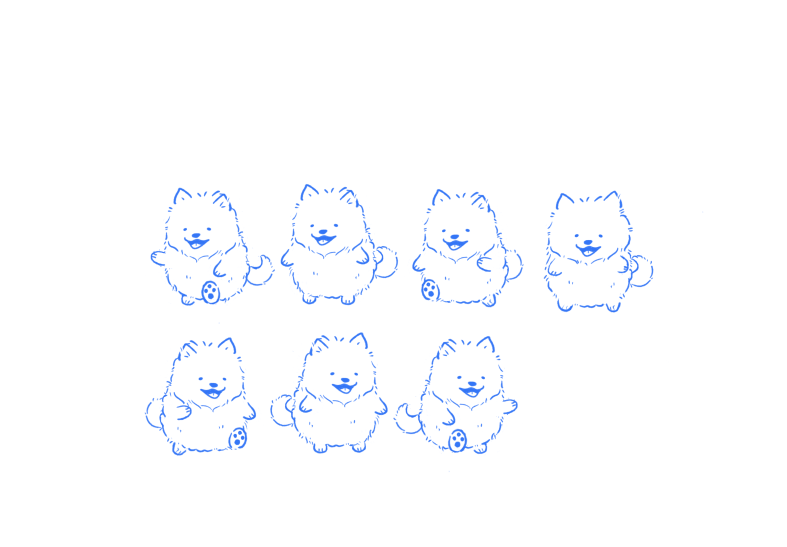
#> input picture characters/Sammy/34_View_Sammy.png, 2360 x 1640 px, found by its file name (shown at 1/3 size)
$ python sammy-village.py ../Sammy/34_View_Sammy.png ../Sammy/Idle_Sammy_1.png
#> lines starting #> are read from the running program, lines starting #| are printed output that depends on the picture; after the words box and inside, x2 and y2 are one past the last pixel; in counts of white or black regions, pixels touching at a corner belong together
# Village sheet for Sammy: 3/4 walk left (3 frames), walk right (3), then the 3 front idle smiles.
import sys
from PIL import Image
import numpy as np
from scipy import ndimage as nd
src, out = sys.argv[1], sys.argv[2]
INK = np.array([50,120,240])
load = lambda f: np.array(Image.open(f'{src}/{f}').convert('RGB')).astype(float)
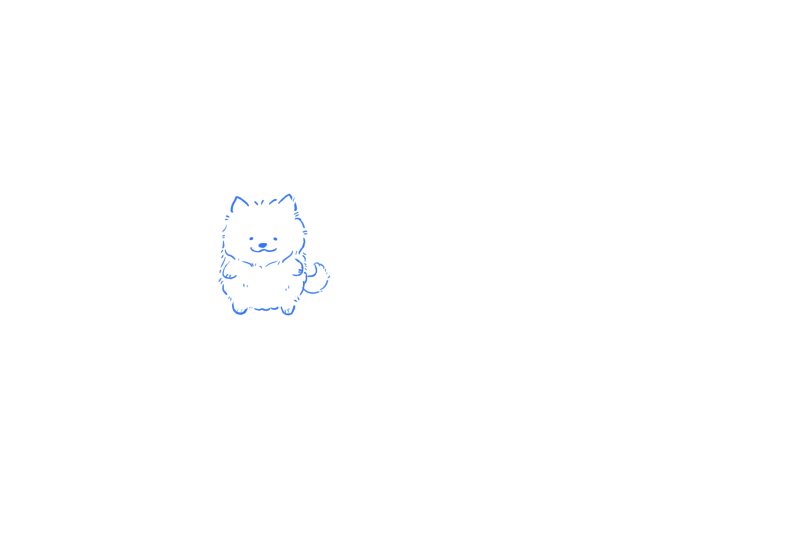
#> input picture characters/Sammy/Idle_Sammy_1.png, 2360 x 1640 px, found by its file name (shown at 1/3 size)
#> in tight, `ink = 765 - a.sum(-1) > 60`:
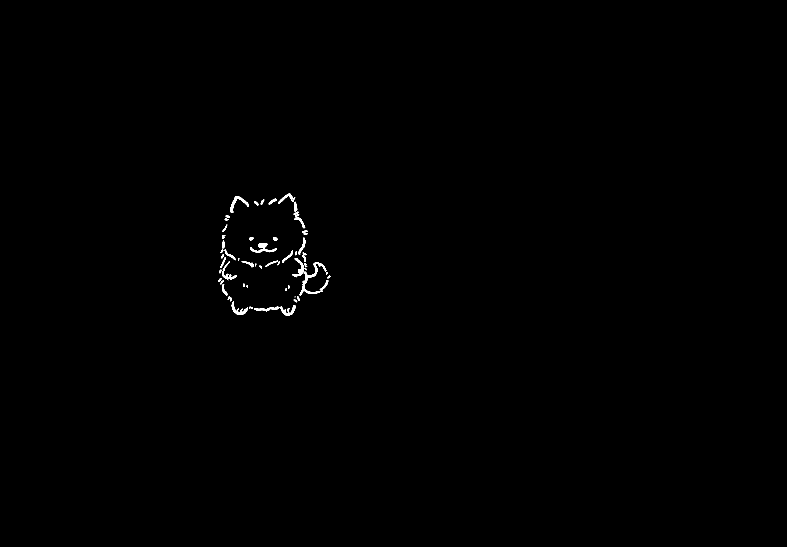
#> ink: shape (1640, 2360) bool (shown at 1/3 size); 0.27% white; 69 white regions (6 under 20 px), largest, box (x1, y1, x2, y2) and area: (899, 786, 974, 887) 1290, (691, 588, 747, 638) 689, (876, 774, 911, 829) 593
#> in tight, `ys, xs = np.nonzero(ink)`: ys = 10515 values from 581 to 946; xs = 10515 values, max 990 at index 7003, min 655 at index 7454, mean 813.7
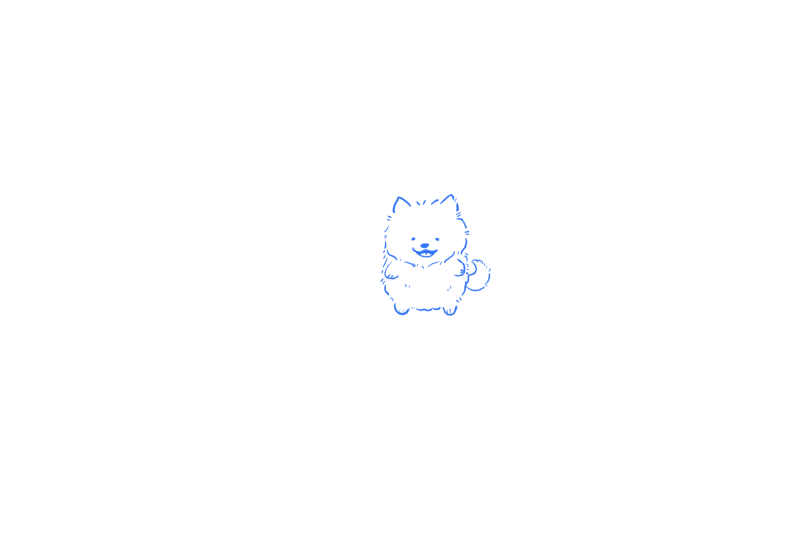
#> input picture characters/Sammy/Idle_Sammy_2.png, 2360 x 1640 px, found by its file name (shown at 1/3 size)
#> in tight (call 2), `ink = 765 - a.sum(-1) > 60`: ink: shape (1640, 2360) bool; 0.29% white; 69 white regions (6 under 20 px), largest, box (x1, y1, x2, y2) and area: (1385, 777, 1455, 888) 1342, (1236, 742, 1314, 773) 1074, (1177, 589, 1233, 639) 689
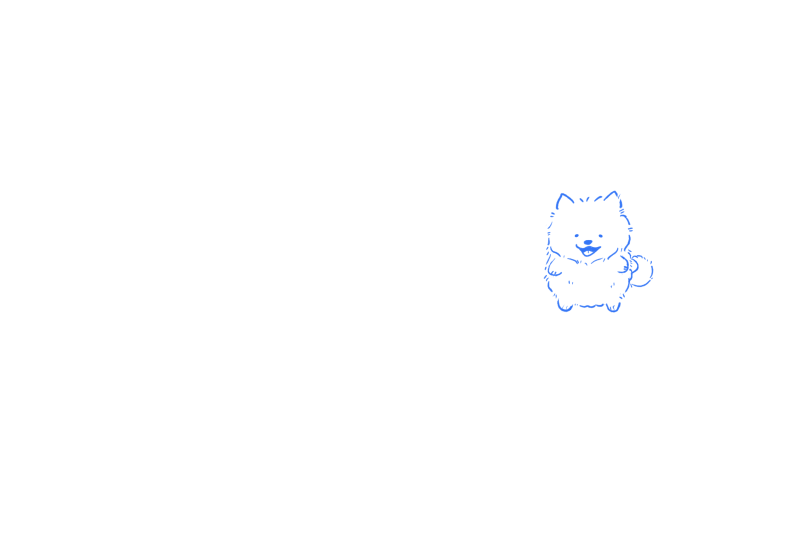
#> input picture characters/Sammy/Idle_Sammy_3.png, 2360 x 1640 px, found by its file name (shown at 1/3 size)

def process(a):
    ink = (765 - a.sum(-1)) > 60
    lab, n = nd.label(nd.binary_dilation(ink, iterations=3))
    sizes = nd.sum(ink, lab, range(1, n + 1))
    ink &= np.isin(lab, 1 + np.nonzero(sizes >= 40)[0])  # drop stray specks
    a = a.copy(); a[~nd.binary_dilation(ink, iterations=3)] = 255
    pad = 40; inkp = np.pad(ink, pad)
    ys, xs = np.nonzero(ink)
    boxarea = (ys.max() - ys.min()) * (xs.max() - xs.min())
    for r in (14, 18, 22, 26, 30):
        disk = np.hypot(*np.mgrid[-r:r+1, -r:r+1]) <= r
        sil = nd.binary_fill_holes(nd.binary_closing(inkp, structure=disk))[pad:-pad, pad:-pad]
        if sil.sum() > 0.55 * boxarea: break
    print('   closing radius', r, 'fill', round(sil.sum() / boxarea, 2))
    sil = nd.binary_erosion(sil, iterations=2) | ink
    cov = np.clip((255 - a[...,0]) / (255 - INK[0]), 0, 1)
    rgba = np.zeros(a.shape[:2] + (4,)); rgba[...,:3] = INK; rgba[...,3] = cov * 255
    rgba[sil, :3] = a[sil]; rgba[sil, 3] = 255
    # anchor: lowest point (the planted foot) vertically; the head's center horizontally,
    # since a lifted paw or the tail would pull a feet/body-based center around
    top = ys.min(); head = xs[ys < top + 130]
    return rgba, (head.min() + head.max()) / 2, ys.max()

walk = load('34_View_Sammy.png')
def crop(a, x0, y0, x1, y1): return a[y0:y1, x0:x1]
def tight(a):
    ink = (765 - a.sum(-1)) > 60; ys, xs = np.nonzero(ink)
    return a[ys.min()-10:ys.max()+10, xs.min()-10:xs.max()+10]
frames = {
  'left1': crop(walk, 420, 450, 833, 968), 'left2': crop(walk, 833, 450, 1215, 968), 'left3': crop(walk, 1215, 450, 1600, 968),
  'right1': crop(walk, 400, 968, 790, 1400), 'right2': crop(walk, 790, 968, 1171, 1400), 'right3': crop(walk, 1171, 968, 1580, 1400),
  'idle1': tight(load('Idle_Sammy_1.png')), 'idle2': tight(load('Idle_Sammy_2.png')), 'idle3': tight(load('Idle_Sammy_3.png')),
}
#> in tight (call 3), `ink = 765 - a.sum(-1) > 60`: ink: shape (1640, 2360) bool; 0.29% white; 69 white regions (6 under 20 px), largest, box (x1, y1, x2, y2) and area: (1726, 732, 1804, 771) 1256, (1875, 756, 1929, 878) 1074, (1667, 579, 1723, 629) 689
#> in tight (call 3), `ys, xs = np.nonzero(ink)`: ys = 11319 values from 572 to 937; xs = 11319 values, max 1959 at index 7255, min 1631 at index 8371, mean 1788
#> in tight (call 3), `return a[ys.min()-10:ys.max()+10, xs.min()-10:xs.max()+10]`:
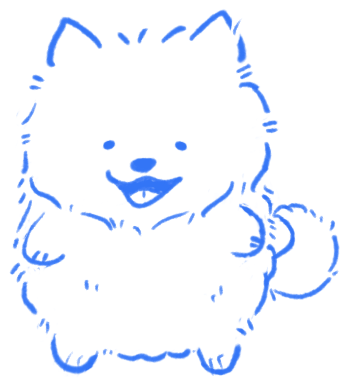
#> returned value: shape (385, 348, 3) float64; mean of channels 0, 1, 2 242.2, 246.3, 254.4; drawn as R, G, B
done = {}
for name, a in frames.items():
    rgba, cx, by = process(a)
    ys, xs = np.nonzero(rgba[...,3] > 8)
    done[name] = (rgba, cx, by, xs.min(), xs.max(), ys.min(), ys.max())
    print(name, rgba.shape[1], rgba.shape[0], 'anchor', round(cx), by)
#> this loop made 9 passes
#> (name, n in process, boxarea in process, top in process, cx, by) on passes 1 to 9: ('left1', 21, 131316, 113, 186.5, 466), ('left2', 19, 127413, 102, 154.5, 465), ('left3', 19, 117882, 117, 167.5, 471), ('right1', 20, 117882, 44, 221.5, 398), ('right2', 20, 127413, 29, 226.5, 392), ('right3', 21, 131316, 40, 226.5, 393), ('idle1', 25, 122275, 10, 149, 375), ('idle2', 25, 120815, 10, 149, 375), ('idle3', 25, 119720, 10, 149, 375)
#> (printed output is left out)
#> pass 1, in process, `lab, n = nd.label(nd.binary_dilation(ink, iterations=3))`:
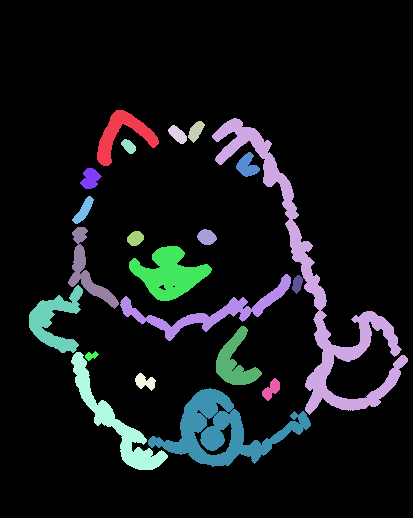
#> lab: shape (518, 413) int32; 22 distinct labels, from 0 to 21; one colour per label, 0 black
#> after the loop, done = 9 items
half = int(np.ceil(max(max(cx - x0, x1 - cx) for _,cx,by,x0,x1,y0,y1 in done.values()))) + 6
#> half = 225
up = max(by - y0 for _,cx,by,x0,x1,y0,y1 in done.values()); down = max(y1 - by for _,cx,by,x0,x1,y0,y1 in done.values())
#> after `up = max((by - y0 for _, cx, by, x0, x1, y0, y1 in done.values()))`: up = 366
#> after `down = max((y1 - by for _, cx, by, x0, x1, y0, y1 in done.values()))`: down = 1
W, H, base = 2 * half, int(np.ceil(up + down)) + 12, int(np.ceil(up)) + 6
#> W = 450; H = 379; base = 372
print('canvas', W, H, 'feet at', half, base)
#| canvas 450 379 feet at 225 372
strip = Image.new('RGBA', (W * len(done), H), (0,0,0,0))
#> strip: PIL image 4050x379 RGBA; every value is 0
for i, (rgba, cx, by, *_) in enumerate(done.values()):
    strip.alpha_composite(Image.fromarray(rgba.astype(np.uint8), 'RGBA'), (int(round(i * W + half - cx)), int(round(base - by))))
#> this loop made 9 passes
#> (cx, by) on passes 1 to 9: (186.5, 466), (154.5, 465), (167.5, 471), (221.5, 398), (226.5, 392), (226.5, 393), (149, 375), (149, 375), (149, 375)
strip.save(f'{out}/sammy-walk.webp', lossless=True)
bg = Image.new('RGBA', strip.size, (184,214,147,255)); bg.alpha_composite(strip)
#> after `bg.alpha_composite(strip)`:
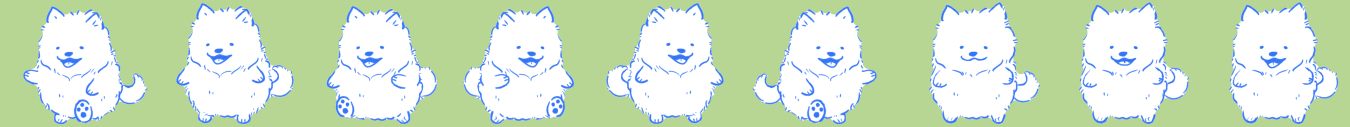
#> bg: PIL image 4050x379 RGBA (shown at 1/3 size); mean R, G, B, A 207.1, 226.3, 197.6, 255
for i in range(len(done)):  # guide line at the feet + center, to check alignment
    for x in range(i*W, (i+1)*W): bg.putpixel((x, base), (200,60,60,255))
    for y in range(H): bg.putpixel((i*W+half, y), (200,60,60,255))
#> this loop made 9 passes
bg.save(f'{out}/walk-preview.png')
print('order', list(done))
#| order ['left1', 'left2', 'left3', 'right1', 'right2', 'right3', 'idle1', 'idle2', 'idle3']
